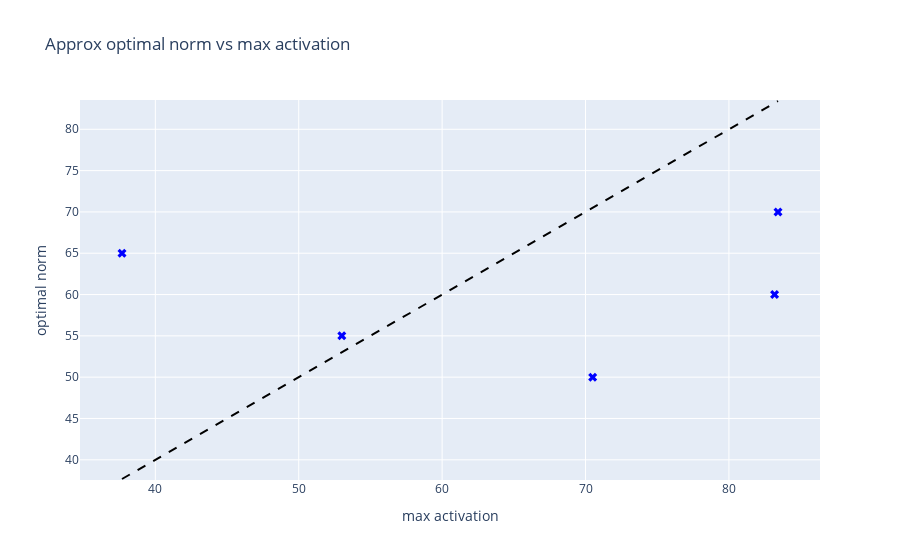

Here is the notebook cell this chart was saved with:
### Code cell
fig = px.scatter(x=max_acts, y=scales, labels={"x": "max activation", "y": "optimal norm"}, title="Approx optimal norm vs max activation")
fig.update_traces(marker=dict(symbol='x', size=8, color='blue'))
# Add y=x line
fig.add_shape(
    type="line",
    x0=min(max_acts), y0=min(max_acts),
    x1=max(max_acts), y1=max(max_acts),
    line=dict(color="black", dash="dash")
)
fig.show()

### Figure 1 — Plotly figure (JSON) as saved in the notebook; plotly's stock layout.template omitted (floating-point values rounded to 4 significant figures)
{"data": [{"hovertemplate": "max activation=%{x}<br>optimal norm=%{y}<extra></extra>", "legendgroup": "", "marker": {"color": "blue", "size": 8, "symbol": "x"}, "mode": "markers", "name": "", "orientation": "v", "showlegend": false, "type": "scatter", "x": [53.0, 83.19, 83.42, 37.68, 70.5], "xaxis": "x", "y": [55, 60, 70, 65, 50], "yaxis": "y"}], "layout": {"legend": {"tracegroupgap": 0}, "shapes": [{"line": {"color": "black", "dash": "dash"}, "type": "line", "x0": 37.68, "x1": 83.42, "y0": 37.68, "y1": 83.42}], "title": {"text": "Approx optimal norm vs max activation"}, "xaxis": {"anchor": "y", "domain": [0, 1], "title": {"text": "max activation"}}, "yaxis": {"anchor": "x", "domain": [0, 1], "title": {"text": "optimal norm"}}}}
